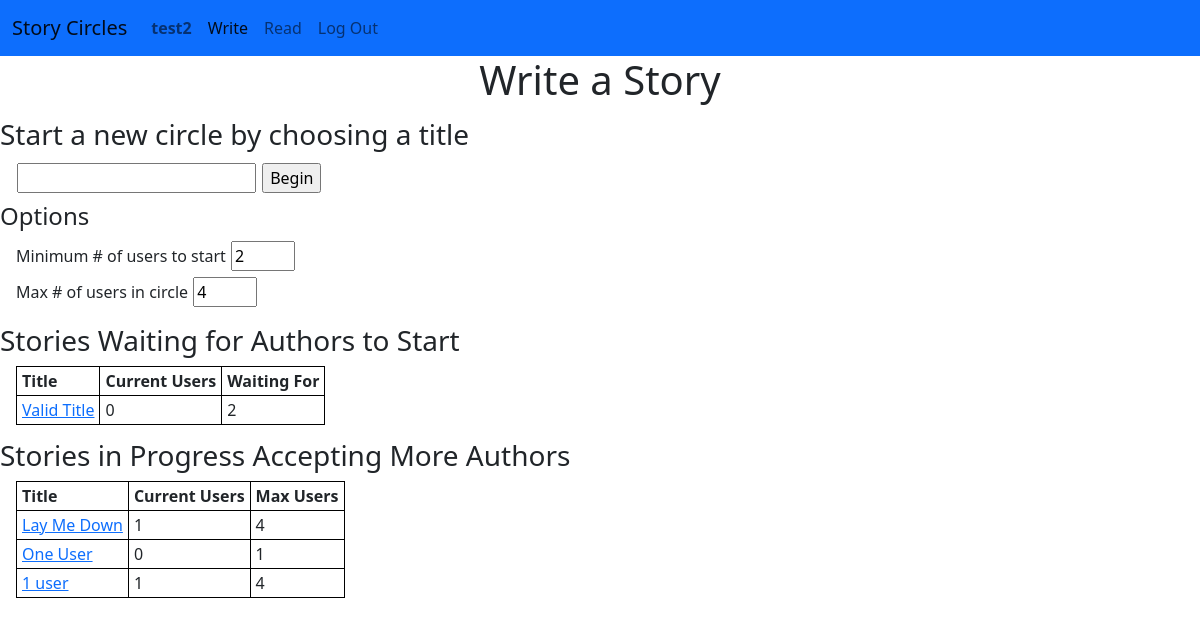
Before: /circle/ (signed in) with the older database file.
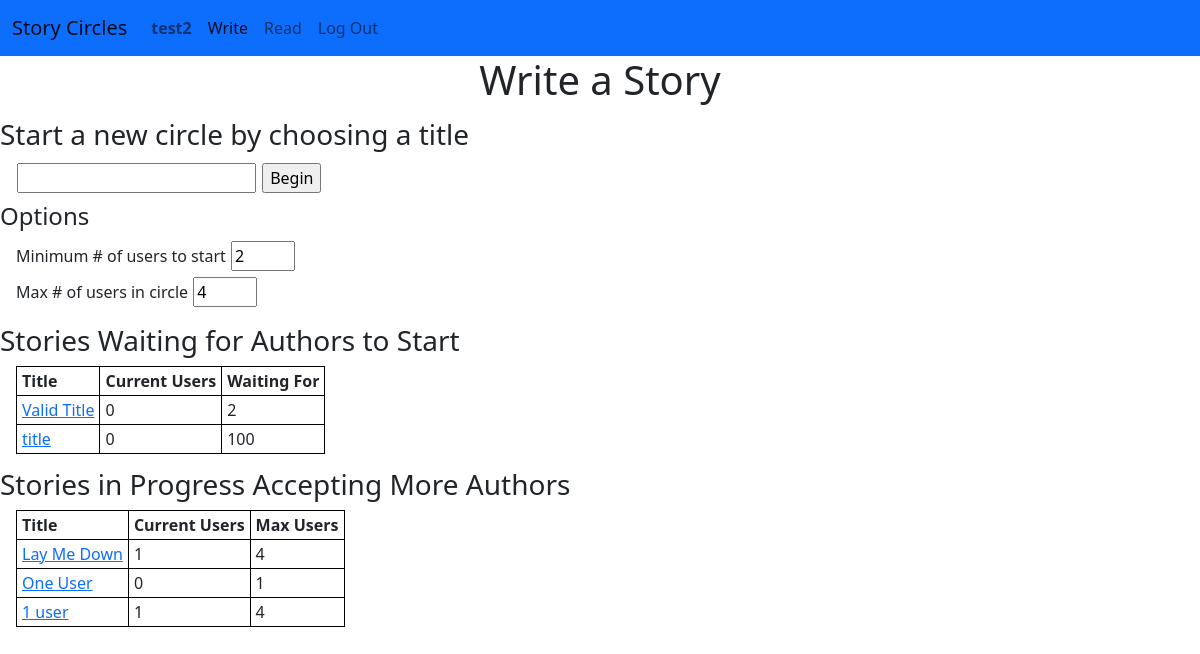
After: the same page with the newer database file.
### circle/models.py (models this page shows, shortened)
class Circle(models.Model):
    creation_time = models.DateTimeField(auto_now_add=True)
    threshold_user_ct = models.IntegerField() #This is the number of users that must be connected to start the story
    max_user_ct = models.IntegerField()
    user_ct = models.IntegerField(default=0)
    turn_order = models.JSONField(default=list)
    approved_ending = models.ManyToManyField(
        User,
        blank=True
    )
    story = models.OneToOneField(
        'Story',
        blank=True,
        on_delete=models.CASCADE,
    )
    objects = CircleManager()
    open_circles = OpenCircleManager()
    waiting_circles = WaitingCircleManager()
    @property
    def users_needed(self):
        return max(0, self.threshold_user_ct - self.user_ct)

class Story(models.Model):
    title = models.TextField(unique=True)
    authors = models.ManyToManyField(
        User,
        related_name="stories",
        blank=True
    )
    text = models.TextField()
    start_time = models.DateTimeField(blank=True, null=True)
    finish_time = models.DateTimeField(blank=True, null=True)
    finished = models.BooleanField(default=False)
    def get_absolute_url(self):
        if self.finished:
            return reverse('finished_story', args = [self.pk])
        else:
            return reverse('circle', args = [self.circle.pk])

### circle/views.py (the view)
# urls.py: path('', views.index, name='index'),
@login_required
def index(request):
    return render(request, 'circle/index.html', {
        "open_circles": Circle.open_circles.all(),
        "waiting_circles": Circle.waiting_circles.order_by('creation_time')
    })

### circle/models.py (called while the page is built)
    def get_absolute_url(self):
        return reverse('user', args=[self.pk])

    def get_queryset(self):
        return super().get_queryset().filter(user_ct__lt=F('max_user_ct'), story__start_time__isnull=False)

    def get_queryset(self):
        return super().get_queryset().filter(story__start_time__isnull=True)

### circle/templates/circle/index.html (shortened to what this page needs)
{% extends "circle/layout.html" %}
{% load static %}
{% block body %}
    <h1>
        Write a Story
    </h1>
    <h3>Start a new circle by choosing a title</h3>
    <div class="input-div">
        <input id="title-input" type="text" size="20">
        <input id="title-submit" type="button" value="Begin"><br>
    </div>
    <h4>Options</h4>
    <div class="input-div">
        <label for="threshold-user-ct">Minimum # of users to start</label>
        <input id="threshold-user-ct-input" type="number" name="threshold-user-ct" min="2" max="100" value="2"><br>
        <label for="max-user-ct">Max # of users in circle</label>
        <input id="max-user-ct-input" type="number" name="max-user-ct" min ="2" max="100" value="4">
    </div>
    <h3>Stories Waiting for Authors to Start</h3>
    <table>
        <tr>
            <th>Title</th>
            <th>Current Users</th>
            <th>Waiting For</th>
        </tr>
        {% for circle in waiting_circles %}
        <tr>
            <td><a href="{{ circle.story.get_absolute_url }}">{{ circle.story.title }}</a></td>
            <td>{{ circle.user_ct }}</td>
            <td>{{ circle.users_needed}}</td>
        </tr>
        {% endfor %}
    </table>
    <h3>Stories in Progress Accepting More Authors</h3>
    <table>
        <tr>
            <th>Title</th>
            <th>Current Users</th>
            <th>Max Users</th>
        </tr>
        {% for circle in open_circles %}
        <tr>
            <td><a href="{{ circle.story.get_absolute_url }}">{{ circle.story.title }}</a></td>
            <td>{{ circle.user_ct }}</td>
            <td>{{ circle.max_user_ct }}</td>
        </tr>
        {% endfor %}
    </table>
{% endblock %}

Changed rows visible on the page:
added Circle: story "title", user_ct "0", users_needed "100", shown under "Stories Waiting for Authors to Start"
